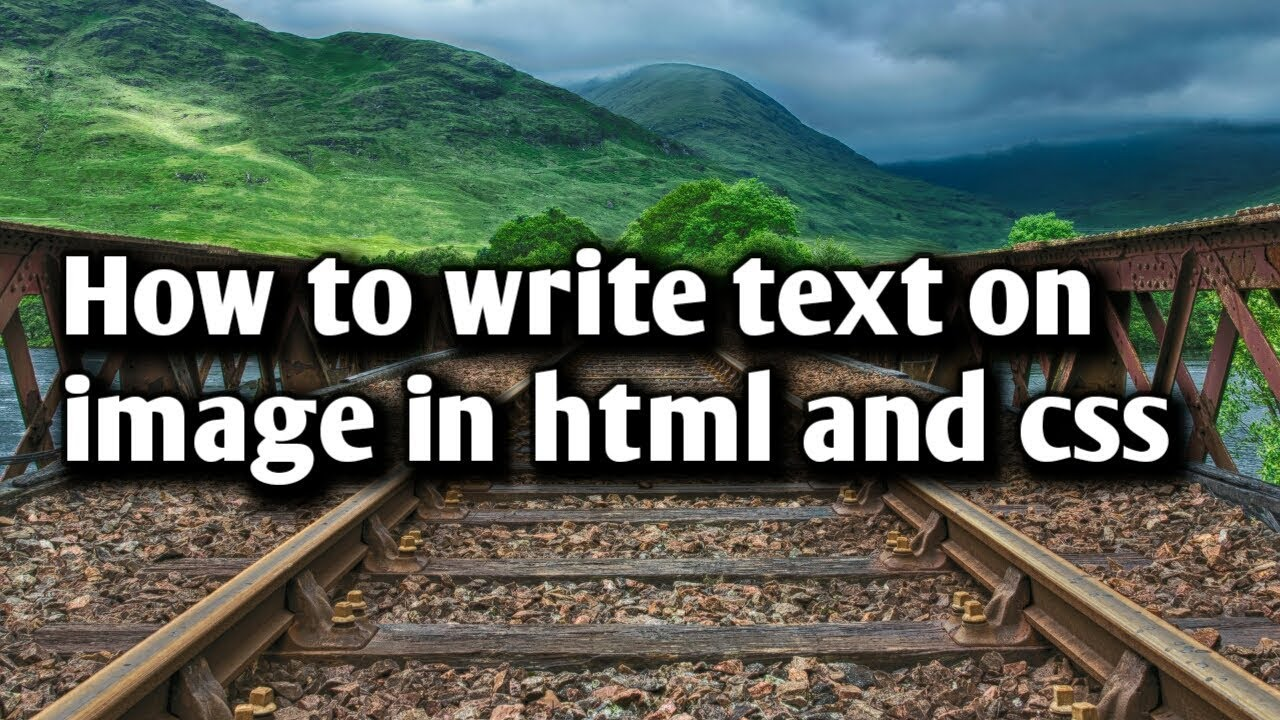
#> input picture DataforOCR/Image-2.jpg, 1280 x 720 px, found by its file name; its folder holds only this picture in this run
$ jupyter execute --allow-errors TextDetection.ipynb   (shell and % lines are left out)
#> lines starting #> are read from the running program, lines starting #| are printed output that depends on the picture
#> further down, Image1 is the input picture: shape (720, 1280, 3); mean B, G, R 90.4, 100.4, 88.9
#> (reads data.csv from the repository)
[cell 1]
!cd C://Users//sanji//Desktop//AI-Projects-2//NeuralMachineTranslation//CRAFT-pytorch

[cell 2]
import os
os.environ["KMP_DUPLICATE_LIB_OK"]="TRUE"

[cell 3]
import os
import cv2
from matplotlib import pyplot as plt
import matplotlib.image as mpimg
#> (the rest of this cell did not finish here and is left out)

[cell 4]
k = {}

[cell 5]
import os
import numpy as np
import cv2
import pandas as pd

def crop(pts, image):

  """
  Takes inputs as 8 points
  and Returns cropped, masked image with a white background
  """
  rect = cv2.boundingRect(pts)
  x,y,w,h = rect
  cropped = image[y:y+h, x:x+w].copy()
  pts = pts - pts.min(axis=0)
  mask = np.zeros(cropped.shape[:2], np.uint8)
  cv2.drawContours(mask, [pts], -1, (255, 255, 255), -1, cv2.LINE_AA)
  dst = cv2.bitwise_and(cropped, cropped, mask=mask)
  bg = np.ones_like(cropped, np.uint8)*255
  cv2.bitwise_not(bg,bg, mask=mask)
  dst2 = bg + dst

  return dst2


def generate_words(image_name, score_bbox, image):

#> called with image_name = 'Image-2'
  num_bboxes = len(score_bbox)
  for num in range(num_bboxes):
    bbox_coords = score_bbox[num].split(':')[-1].split(',\n')
    if bbox_coords!=['{}']:
      l_t = float(bbox_coords[0].strip(' array([').strip(']').split(',')[0])
      t_l = float(bbox_coords[0].strip(' array([').strip(']').split(',')[1])
      r_t = float(bbox_coords[1].strip(' [').strip(']').split(',')[0])
      t_r = float(bbox_coords[1].strip(' [').strip(']').split(',')[1])
      r_b = float(bbox_coords[2].strip(' [').strip(']').split(',')[0])
      b_r = float(bbox_coords[2].strip(' [').strip(']').split(',')[1])
      l_b = float(bbox_coords[3].strip(' [').strip(']').split(',')[0])
      b_l = float(bbox_coords[3].strip(' [').strip(']').split(',')[1].strip(']'))
      pts = np.array([[int(l_t), int(t_l)], [int(r_t) ,int(t_r)], [int(r_b) , int(b_r)], [int(l_b), int(b_l)]])
      if np.all(pts) > 0:

        word = crop(pts, image)

        folder = '/'.join( image_name.split('/')[:-1])

        #CHANGE DIR
        dir = 'Resultimgs/'

        if os.path.isdir(os.path.join(dir + folder)) == False :
          os.makedirs(os.path.join(dir + folder))

        try:
          file_name = os.path.join(dir + image_name)
          name = file_name+'_{}_{}_{}_{}_{}_{}_{}_{}.jpg'.format(l_t, t_l, r_t ,t_r, r_b , b_r ,l_b, b_l)
          cv2.imwrite(file_name+'_{}_{}_{}_{}_{}_{}_{}_{}.jpg'.format(l_t, t_l, r_t ,t_r, r_b , b_r ,l_b, b_l), word)
          k[name] = np.sum(pts,axis = 0)/4
          print('Image saved to '+file_name+'_{}_{}_{}_{}_{}_{}_{}_{}.jpg'.format(l_t, t_l, r_t ,t_r, r_b , b_r ,l_b, b_l))
        except:
          continue
#> this loop made 11 passes
#> pass 1, in crop, `cropped = image[y:y+h, x:x+w].copy()`:
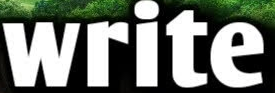
#> cropped: shape (93, 275, 3); mean B, G, R 115.8, 124.4, 117.9
#> pass 2, in crop (call 2), `cropped = image[y:y+h, x:x+w].copy()`:
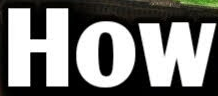
#> cropped: shape (96, 218, 3); mean B, G, R 122.4, 124.4, 124.3
#> pass 2, in crop (call 2), `dst = cv2.bitwise_and(cropped, cropped, mask=mask)`:
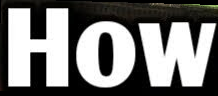
#> dst: shape (96, 218, 3); mean B, G, R 121.3, 122.4, 122.6
#> pass 2, in crop (call 2), `dst2 = bg + dst`:
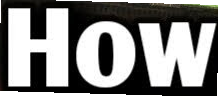
#> dst2: shape (96, 218, 3); mean B, G, R 132.8, 133.9, 134.1
#> after the loop, k = 11 items

data=pd.read_csv('data.csv')

start = "DataforOCR"

for image_num in range(data.shape[0]):
  image = cv2.imread(os.path.join(start, data['image_name'][image_num]))
  image_name = data['image_name'][image_num].strip('.jpg')
  score_bbox = data['word_bboxes'][image_num].split('),')
  generate_words(image_name, score_bbox, image)

[cell 6]
k

[cell 7]
import matplotlib.pyplot as plt

[cell 8]
for i,j in k.items():
    img = plt.imread(i)
    plt.imshow(img)
    plt.title(list(j))
    plt.show()

[cell 9]
k.values()

[cell 10]
s = list(map(list,k.values()))
#> s = [[579, 294], [166.5, 295.5], [839.5, 297.2], [360.8, 298], [1033.5, 301.5], [635.8, 415], [892.2, 416.5], [220, 430.5], [763, 417], [450.8, 418.5], [1097, 428]]

[cell 11]
k

[cell 12]
def sort_coordinates(coordinates):
    sorted_coords = sorted(coordinates, key=lambda coord: (coord[1], coord[0]))
#> sorted_coords = [[579, 294], [166.5, 295.5], [839.5, 297.2], [360.8, 298], [1033.5, 301.5], [635.8, 415], [892.2, 416.5], [763, 417], [450.8, 418.5], [1097, 428], [220, 430.5]]
    return sorted_coords
f = sort_coordinates(s)
#> f has the same summary as sorted_coords in sort_coordinates
f
#> Out has the same summary as sorted_coords in sort_coordinates

[cell 13]
def sort_coordinates(coordinates):
    sorted_coords = sorted(coordinates, key=lambda coord: (coord[0], coord[1]))
#> sorted_coords = [[166.5, 295.5], [220, 430.5], [360.8, 298], [450.8, 418.5], [579, 294], [635.8, 415], [763, 417], [839.5, 297.2], [892.2, 416.5], [1033.5, 301.5], [1097, 428]]
    return sorted_coords
sort_coordinates(f)
#> Out has the same summary as sorted_coords in sort_coordinates
